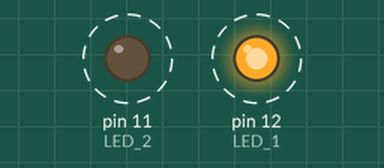
This sketch was run on a simulated Arduino Uno, built with avr-gcc and run on an emulated ATmega328P. Parts: output pins drawn as LEDs (lit = HIGH). Dashed ring = blinking.

Above: at 0.2 s.
Timing chart, 0 to 3.0 s (numbered marks = the images above):
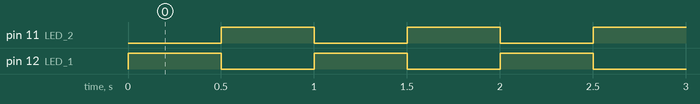

The sketch:

sketch_nov27a.ino
```cpp
int LED_1 = 12;
int LED_2 = 11;

void setup() {

 pinMode (LED_1, OUTPUT);
 pinMode (LED_2, OUTPUT);
}

void loop() {
 digitalWrite (LED_1, HIGH);
 digitalWrite (LED_2, LOW);
 delay(500);
 digitalWrite (LED_1, LOW);
 digitalWrite (LED_2, HIGH);
 delay(500);
 }
```

Measured:
- by itself, pin 11 (LED_2), pin 12 (LED_1): alternates HIGH for 0.50 s and LOW for 0.50 s
